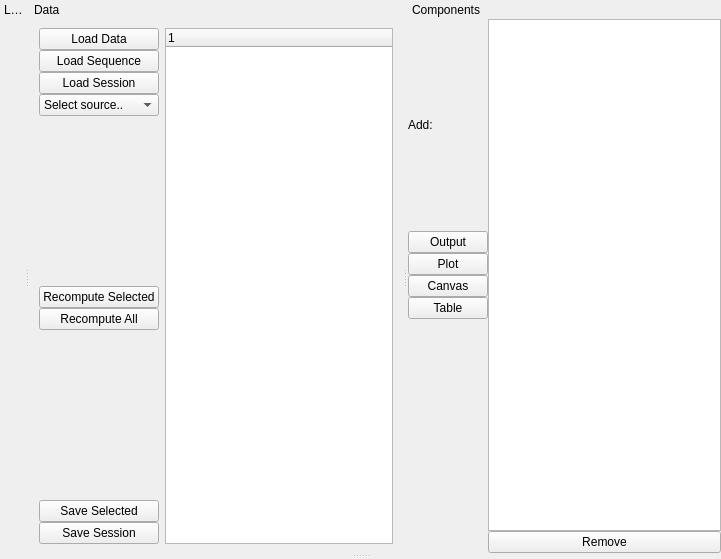
<?xml version="1.0" encoding="UTF-8"?>
<ui version="4.0">
 <class>MainWindow</class>
 <widget class="QMainWindow" name="MainWindow">
  <property name="geometry">
   <rect>
    <x>0</x>
    <y>0</y>
    <width>721</width>
    <height>559</height>
   </rect>
  </property>
  <property name="windowTitle">
   <string>Analysis</string>
  </property>
  <property name="dockNestingEnabled">
   <bool>true</bool>
  </property>
  <widget class="QWidget" name="centralwidget">
   <property name="sizePolicy">
    <sizepolicy hsizetype="Fixed" vsizetype="Fixed">
     <horstretch>0</horstretch>
     <verstretch>0</verstretch>
    </sizepolicy>
   </property>
  </widget>
  <widget class="QDockWidget" name="loaderDock">
   <property name="features">
    <set>QDockWidget::DockWidgetMovable</set>
   </property>
   <property name="windowTitle">
    <string>Loader</string>
   </property>
   <attribute name="dockWidgetArea">
    <number>4</number>
   </attribute>
   <widget class="QWidget" name="dockWidgetContents"/>
  </widget>
  <widget class="QDockWidget" name="dataDock">
   <property name="features">
    <set>QDockWidget::DockWidgetMovable</set>
   </property>
   <property name="windowTitle">
    <string>Data</string>
   </property>
   <attribute name="dockWidgetArea">
    <number>4</number>
   </attribute>
   <widget class="QWidget" name="dockWidgetContents_2">
    <layout class="QHBoxLayout" name="horizontalLayout">
     <item>
      <layout class="QVBoxLayout" name="verticalLayout">
       <property name="spacing">
        <number>0</number>
       </property>
       <item>
        <widget class="QPushButton" name="loadDataBtn">
         <property name="text">
          <string>Load Data</string>
         </property>
        </widget>
       </item>
       <item>
        <widget class="QPushButton" name="loadSequenceBtn">
         <property name="text">
          <string>Load Sequence</string>
         </property>
        </widget>
       </item>
       <item>
        <widget class="QPushButton" name="loadSessionBtn">
         <property name="text">
          <string>Load Session</string>
         </property>
        </widget>
       </item>
       <item>
        <widget class="InterfaceCombo" name="dataSourceCombo">
         <item>
          <property name="text">
           <string>Select source..</string>
          </property>
         </item>
        </widget>
       </item>
       <item>
        <spacer name="verticalSpacer_3">
         <property name="orientation">
          <enum>Qt::Vertical</enum>
         </property>
         <property name="sizeHint" stdset="0">
          <size>
           <width>20</width>
           <height>40</height>
          </size>
         </property>
        </spacer>
       </item>
       <item>
        <widget class="QPushButton" name="recompSelectedBtn">
         <property name="text">
          <string>Recompute Selected</string>
         </property>
        </widget>
       </item>
       <item>
        <widget class="QPushButton" name="recompAllBtn">
         <property name="text">
          <string>Recompute All</string>
         </property>
        </widget>
       </item>
       <item>
        <spacer name="verticalSpacer_2">
         <property name="orientation">
          <enum>Qt::Vertical</enum>
         </property>
         <property name="sizeHint" stdset="0">
          <size>
           <width>20</width>
           <height>40</height>
          </size>
         </property>
        </spacer>
       </item>
       <item>
        <widget class="QPushButton" name="saveSelectedBtn">
         <property name="text">
          <string>Save Selected</string>
         </property>
        </widget>
       </item>
       <item>
        <widget class="QPushButton" name="saveAllBtn">
         <property name="text">
          <string>Save Session</string>
         </property>
        </widget>
       </item>
      </layout>
     </item>
     <item>
      <widget class="QTreeWidget" name="dataTree">
       <property name="selectionMode">
        <enum>QAbstractItemView::ExtendedSelection</enum>
       </property>
       <column>
        <property name="text">
         <string notr="true">1</string>
        </property>
       </column>
      </widget>
     </item>
    </layout>
   </widget>
  </widget>
  <widget class="QDockWidget" name="dockWidget_3">
   <property name="features">
    <set>QDockWidget::DockWidgetMovable</set>
   </property>
   <property name="windowTitle">
    <string>Components</string>
   </property>
   <attribute name="dockWidgetArea">
    <number>4</number>
   </attribute>
   <widget class="QWidget" name="dockWidgetContents_3">
    <layout class="QGridLayout" name="gridLayout">
     <property name="margin">
      <number>0</number>
     </property>
     <property name="spacing">
      <number>0</number>
     </property>
     <item row="0" column="0">
      <widget class="QLabel" name="label">
       <property name="text">
        <string>Add:</string>
       </property>
      </widget>
     </item>
     <item row="0" column="1" rowspan="6">
      <widget class="QListWidget" name="dockList"/>
     </item>
     <item row="1" column="0">
      <widget class="QPushButton" name="addOutputBtn">
       <property name="text">
        <string>Output</string>
       </property>
      </widget>
     </item>
     <item row="2" column="0">
      <widget class="QPushButton" name="addPlotBtn">
       <property name="text">
        <string>Plot</string>
       </property>
      </widget>
     </item>
     <item row="3" column="0">
      <widget class="QPushButton" name="addCanvasBtn">
       <property name="text">
        <string>Canvas</string>
       </property>
      </widget>
     </item>
     <item row="4" column="0">
      <widget class="QPushButton" name="addTableBtn">
       <property name="text">
        <string>Table</string>
       </property>
      </widget>
     </item>
     <item row="5" column="0" rowspan="2">
      <spacer name="verticalSpacer">
       <property name="orientation">
        <enum>Qt::Vertical</enum>
       </property>
       <property name="sizeHint" stdset="0">
        <size>
         <width>20</width>
         <height>46</height>
        </size>
       </property>
      </spacer>
     </item>
     <item row="6" column="1">
      <widget class="QPushButton" name="removeDockBtn">
       <property name="text">
        <string>Remove</string>
       </property>
      </widget>
     </item>
    </layout>
   </widget>
  </widget>
 </widget>
 <customwidgets>
  <customwidget>
   <class>InterfaceCombo</class>
   <extends>QComboBox</extends>
   <header>acq4.util.InterfaceCombo</header>
  </customwidget>
 </customwidgets>
 <resources/>
 <connections/>
</ui>
